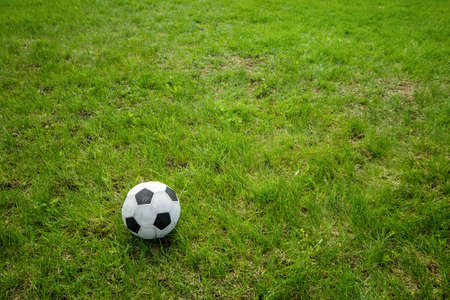
#> input picture Images/Soccer_Ball.jpg, 450 x 300 px, found by its file name
$ python JPG.py
#> lines starting #> are read from the running program, lines starting #| are printed output that depends on the picture
import numpy as np
from PIL import Image
from scipy.fftpack import *
from math import *

# ChatGPT did assist with some code on 04/23/2024.


def loadImage(file):
#> called with file = 'Images\\Soccer_Ball.jpg'
    image = Image.open(file).convert(
        "RGB"
    )  # Opens file into a bitmap and converts to RGB.
#> image is the input picture: PIL image 450x300 RGB; mean R, G, B 98.6, 126.3, 29.1
    imageArray = np.array(image)
    space2 = "  "  # Just used to make 2 spaces for formating
    imageYCBCR = rgbToYCBCR(imageArray)
    return imageYCBCR


def rgbToYCBCR(image):
    # These numbers are a part of a formula, provided by ITU-R BT.601 standard, used in SDTV (Standard-Definition Television).
    nform = np.array(
        [
            [0.299, 0.587, 0.114],  # The Y row.
            [-0.1687, -0.3313, 0.5],  # The Cb row.
            [0.5, -0.4187, -0.0813],
        ]
    )  # The Cr row.
    imageYCBCR = image.dot(nform.T)  # Transposes nForm and uses dot multiplication.
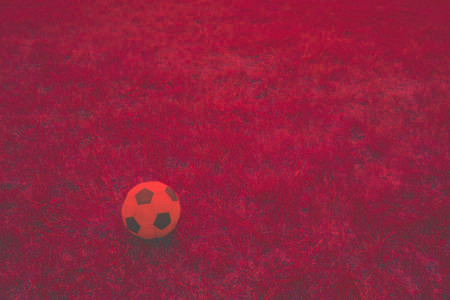
#> imageYCBCR: shape (300, 450, 3) float64; mean R, G, B 106.9, -43.9, -5.9; drawn with min black and max white
    imageYCBCR[
        :, :, [1, 2]
    ] += 128  # Adds to Cb and Cr in every pixel, and normalizes chrominance channels.
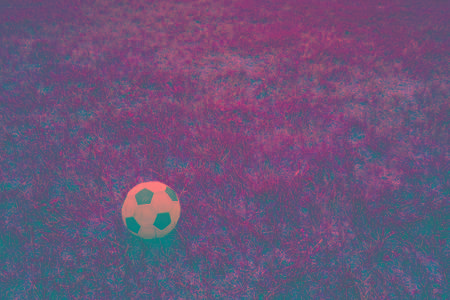
#> imageYCBCR: shape (300, 450, 3) float64; mean R, G, B 106.9, 84.1, 122.1
    return np.uint8(
        imageYCBCR
    )  # This will convert imageYCBCR to an unsigned 8-bit integer. It can clips values outside 0 - 255 range. This can cause minor lossyness.


def compressImage(image, blockSize=int(8), quality=int(50)):
#> called with blockSize = 8, quality = 50
    originalHeight, originalWidth, _ = image.shape
#> originalHeight = 300; originalWidth = 450
    paddedImage = padImageToBlockSize(image, blockSize)
#> in padImageToBlockSize, `paddedImage = np.pad(image, ((0, padHeight), (0, padWidth), (0, 0)), "..`:
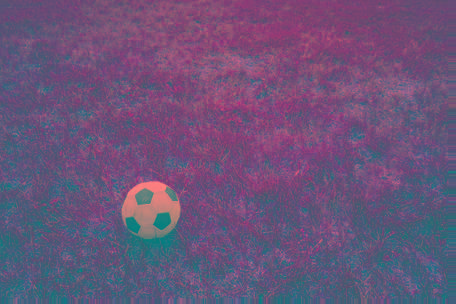
#> paddedImage: shape (304, 456, 3); mean R, G, B 105.8, 83.9, 121.6
    (
        height,
        width,
        _,
    ) = (
        paddedImage.shape
    )  # height, width, _ = image.shape # Assigns variables to the tuple of .shape from NumPy
#> height = 304; width = 456
    compressedImage = np.zeros(
        (height, width, 3), dtype=np.float32
    )  # compressedImage = np.zeros((height, width, 3), dtype = np.float32) # Creates a matrix 3 x 3 matrix full of zeros.
    quantTable = quantizationTable(quality)

    for channel in range(3):
        for i in range(0, height, blockSize):
            for j in range(0, width, blockSize):
                block = paddedImage[
                    i : i + blockSize, j : j + blockSize, channel
                ].astype(np.float32)
                if block.shape[0] == blockSize and block.shape[1] == blockSize:
                    dctBlock = blockDCT(block - 128)
                    quantizedBlock = np.round(dctBlock / quantTable)
                    idctBlock = blockIDCT(quantizedBlock * quantTable) + 128
                    compressedImage[
                        i : i + blockSize, j : j + blockSize, channel
                    ] = idctBlock

    print(compressedImage)
#> (printed output is left out)

    # Crop the padded areas off the compressed image
    compressedImage = compressedImage[:originalHeight, :originalWidth, :]
#> compressedImage: shape (300, 450, 3) float32
    return np.clip(compressedImage, 0, 255).astype(np.uint8)


def quantizationTable(quality):
    # Array is standardized by the JPEG(Joint Photographic Experts Group) image compression standard. https://www.sciencedirect.com/science/article/pii/S1742287608000285
    qTable = np.array(
        [
            [16, 11, 10, 16, 24, 40, 51, 61],
            [12, 12, 14, 19, 26, 58, 60, 55],
            [14, 13, 16, 24, 40, 57, 69, 56],
            [14, 17, 22, 29, 51, 87, 80, 62],
            [18, 22, 37, 56, 68, 109, 103, 77],
            [24, 35, 55, 64, 81, 104, 113, 92],
            [49, 64, 78, 87, 103, 121, 120, 101],
            [72, 92, 95, 98, 112, 100, 103, 99],
        ]
    )
    print(qTable)
    return qTable * (100 - quality) / 50


def blockDCT(block):
    return dct(dct(block.T, norm="ortho").T, norm="ortho")


def blockIDCT(block):
    return idct(idct(block.T, norm="ortho").T, norm="ortho")


def padImageToBlockSize(image, blockSize):
    height, width, _ = image.shape
    padHeight = (blockSize - height % blockSize) % blockSize
    padWidth = (blockSize - width % blockSize) % blockSize

    # Pad the bottom and right edges with the values from the edge pixels
    paddedImage = np.pad(image, ((0, padHeight), (0, padWidth), (0, 0)), "edge")
    return paddedImage


# print("Pick your quality 1-99, less quality means compression")
# uInput = int(input())

image = loadImage(r"Images\Soccer_Ball.jpg")
imageCompressed = compressImage(image)
result = Image.fromarray(imageCompressed, "YCbCr").convert("RGB")
result.show()

"""
Results are saved in Results Folder

"""

result.save("Results/compressedImageSoccer.jpg", "JPEG")

$ run again, with Images/TestImage2.jpg copied over Images/Soccer_Ball.jpg
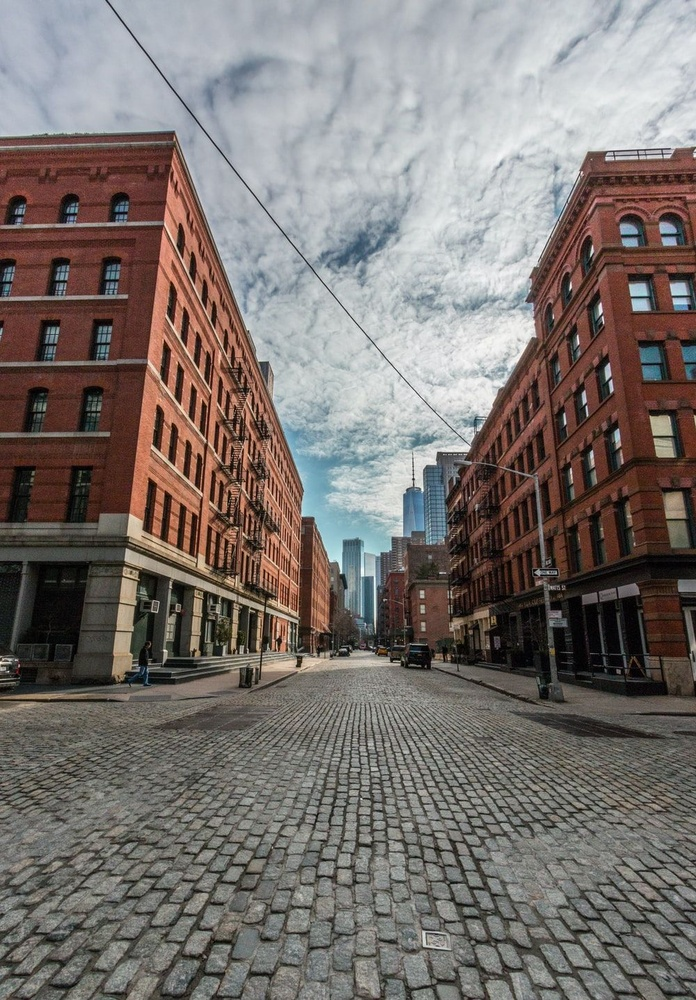
#> input picture Images/TestImage2.jpg, 696 x 1000 px, shrunk from 1000 x 1436 before the run, found by its file name
#> in loadImage, image is the input picture: PIL image 696x1000 RGB; mean R, G, B 121.7, 114.6, 111
#> in rgbToYCBCR, `imageYCBCR = image.dot(nform.T)`:
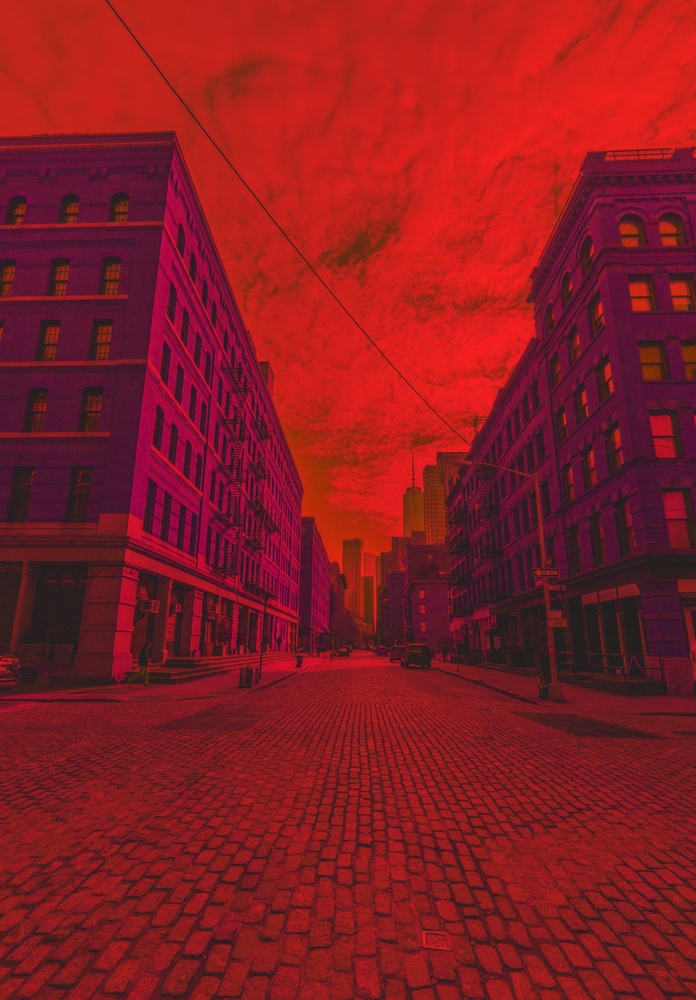
#> imageYCBCR: shape (1000, 696, 3) float64; mean R, G, B 116.3, -3, 3.9; drawn with min black and max white
#> in rgbToYCBCR, `imageYCBCR[ :, :, [1, 2] ] += 128`:
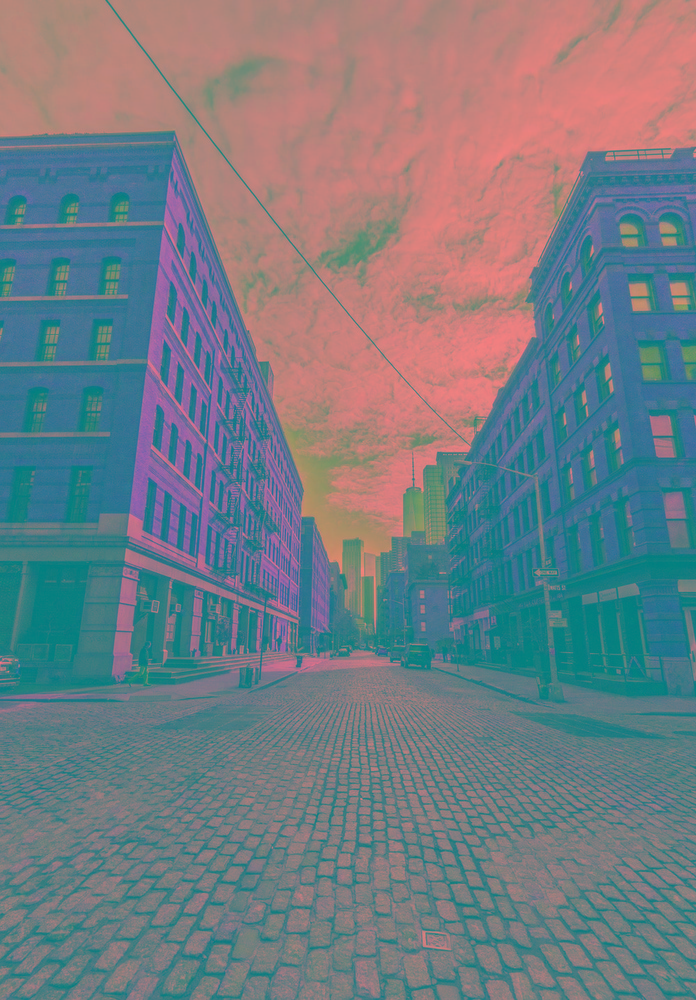
#> imageYCBCR: shape (1000, 696, 3) float64; mean R, G, B 116.3, 125, 131.9
#> (printed output is left out)
